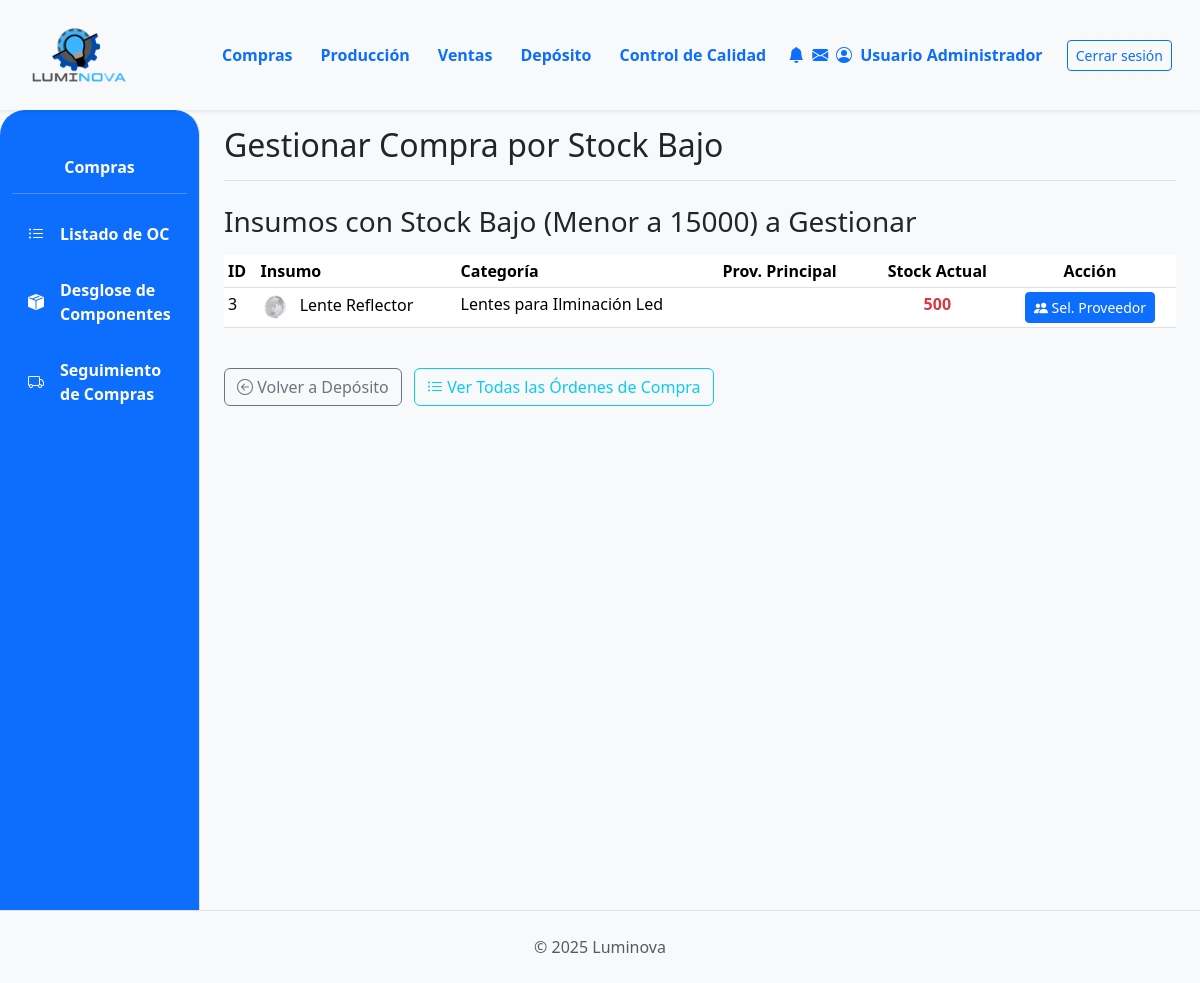
The page /compras/desglose/ (signed in) on the database as committed earlier.
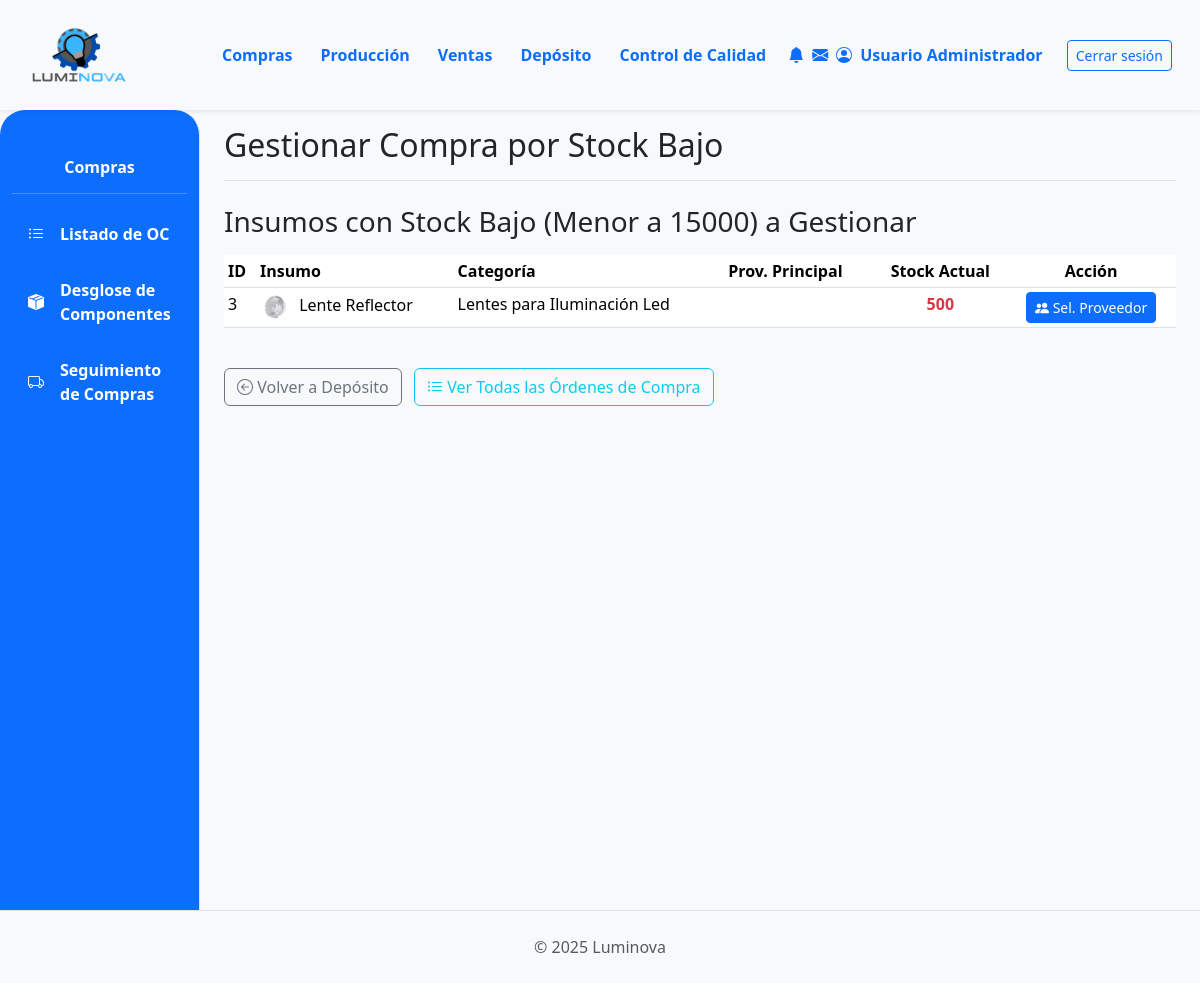
The same page on the database as committed later.
### App_LUMINOVA/models.py (models this page shows, shortened)
class Insumo(models.Model):
    descripcion = models.CharField(max_length=255)
    categoria = models.ForeignKey(CategoriaInsumo, on_delete=models.PROTECT, related_name='insumos')
    fabricante = models.CharField(max_length=100, blank=True)
    imagen = models.ImageField(null=True, blank=True, upload_to='insumos/')
    stock = models.IntegerField(default=0)

class CategoriaInsumo(models.Model):
    nombre = models.CharField(max_length=100, unique=True, verbose_name="Nombre Categoría Insumo") # Aumentado max_length
    imagen = models.ImageField(upload_to='categorias_insumos/', null=True, blank=True)
    class Meta:
        verbose_name = "Categoría de Insumo"
        verbose_name_plural = "Categorías de Insumos"

### App_LUMINOVA/views.py (the view)
# urls.py: path('compras/desglose/', compras_desglose_view, name='compras_desglose'),
@login_required
def compras_desglose_view(request):
    logger.info("--- compras_desglose_view: INICIO ---")
    UMBRAL_STOCK_BAJO_INSUMOS = 15000
    insumos_criticos = Insumo.objects.filter(
        stock__lt=UMBRAL_STOCK_BAJO_INSUMOS
    ).select_related('categoria').order_by( # Solo 'categoria' es una ForeignKey directa
        'categoria__nombre', 'stock', 'descripcion'
    )
    logger.info(f"Compras_desglose_view: Insumos críticos (<{UMBRAL_STOCK_BAJO_INSUMOS}) encontrados: {insumos_criticos.count()}")
    for ins_debug in insumos_criticos:
        logger.info(f"  -> Insumo crítico: {ins_debug.descripcion}, Stock: {ins_debug.stock}, Categoría: {ins_debug.categoria.nombre}")
    context = {
        'insumos_criticos_list': insumos_criticos,
        'umbral_stock_bajo': UMBRAL_STOCK_BAJO_INSUMOS,
        'titulo_seccion': 'Gestionar Compra por Stock Bajo',
    }
    return render(request, 'compras/compras_desglose.html', context)

### App_LUMINOVA/templates/compras/compras_desglose.html (shortened to what this page needs)
{% extends 'padre.html' %}
{% load static %}
{% load django_bootstrap5 %}
{% block sidebar_content %}
    {% include 'compras/compras_sidebar.html' %}
{% endblock %}
{% block content %}
<div class="d-flex justify-content-between flex-wrap flex-md-nowrap align-items-center pt-3 pb-2 mb-3 border-bottom">
    <h1 class="h2">{{ titulo_seccion }}</h1>
</div>
<h3 class="mt-4">Insumos con Stock Bajo (Menor a {{ umbral_stock_bajo }}) a Gestionar</h3>
{% if insumos_criticos_list %}
<div class="table-responsive mt-3">
    <table class="table table-hover table-sm">
        <thead class="color-thead">
            <tr>
                <th>ID</th>
                <th>Insumo</th>
                <th>Categoría</th>
                <th>Prov. Principal</th>
                <th class="text-center">Stock Actual</th>
                <th class="text-center">Acción</th>
            </tr>
        </thead>
        <tbody>
            {% for insumo_item in insumos_criticos_list %}
            <tr>
                <td>{{ insumo_item.id }}</td>
                <td>
                    {% if insumo_item.imagen %}
                        <img src="{{ insumo_item.imagen.url }}" alt="{{ insumo_item.descripcion }}" style="width: 30px; height: 30px; object-fit: cover; border-radius: 3px; margin-right: 5px;">
                    {% endif %}
                    {{ insumo_item.descripcion|truncatechars:40 }}
                </td>
                <td>{{ insumo_item.categoria.nombre|default_if_none:"N/A" }}</td>
                <td>{{ insumo_item.proveedor.nombre|default_if_none:"No asignado" }}</td>
                <td class="text-center fw-bold text-danger">{{ insumo_item.stock }}</td>
                <td class="text-center">
                    <a href="{% url 'App_LUMINOVA:compras_seleccionar_proveedor_para_insumo' insumo_item.id %}" class="btn btn-sm btn-primary" title="Seleccionar Proveedor para {{ insumo_item.descripcion }}">
                        <i class="bi bi-people-fill"></i> Sel. Proveedor
                    </a>
                </td>
            </tr>
            {% endfor %}
        </tbody>
    </table>
</div>
{% else %}
<div class="alert alert-success mt-3">
    <i class="bi bi-check-circle-fill"></i> No hay insumos críticos que requieran gestión de compra inmediata.
</div>
{% endif %}
<div class="mt-4">
    <a href="{% url 'App_LUMINOVA:deposito_view' %}" class="btn btn-outline-secondary">
        <i class="bi bi-arrow-left-circle"></i> Volver a Depósito
    </a>
    <a href="{% url 'App_LUMINOVA:compras_lista_oc' %}" class="btn btn-outline-info ms-2">
        <i class="bi bi-list-ul"></i> Ver Todas las Órdenes de Compra
    </a>
</div>
{% endblock %}

Rows that differ between the two databases and show on the page:
changed through a linked row, Insumo "Lente Reflector": categoria.nombre "Lentes para Ilminación Led" → "Lentes para Iluminación Led"
